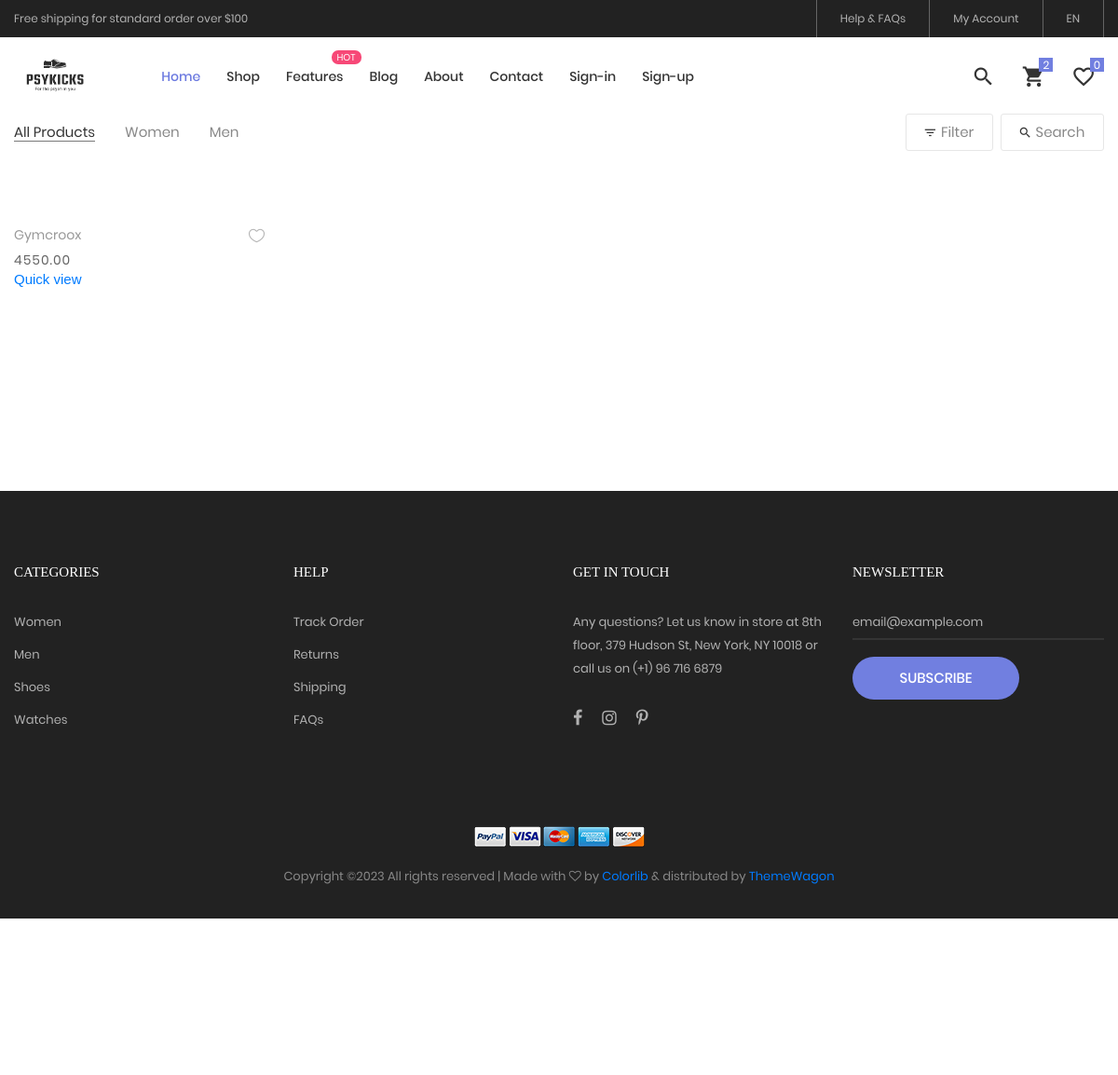
/userproduct/, run on an earlier commit of the app's database.
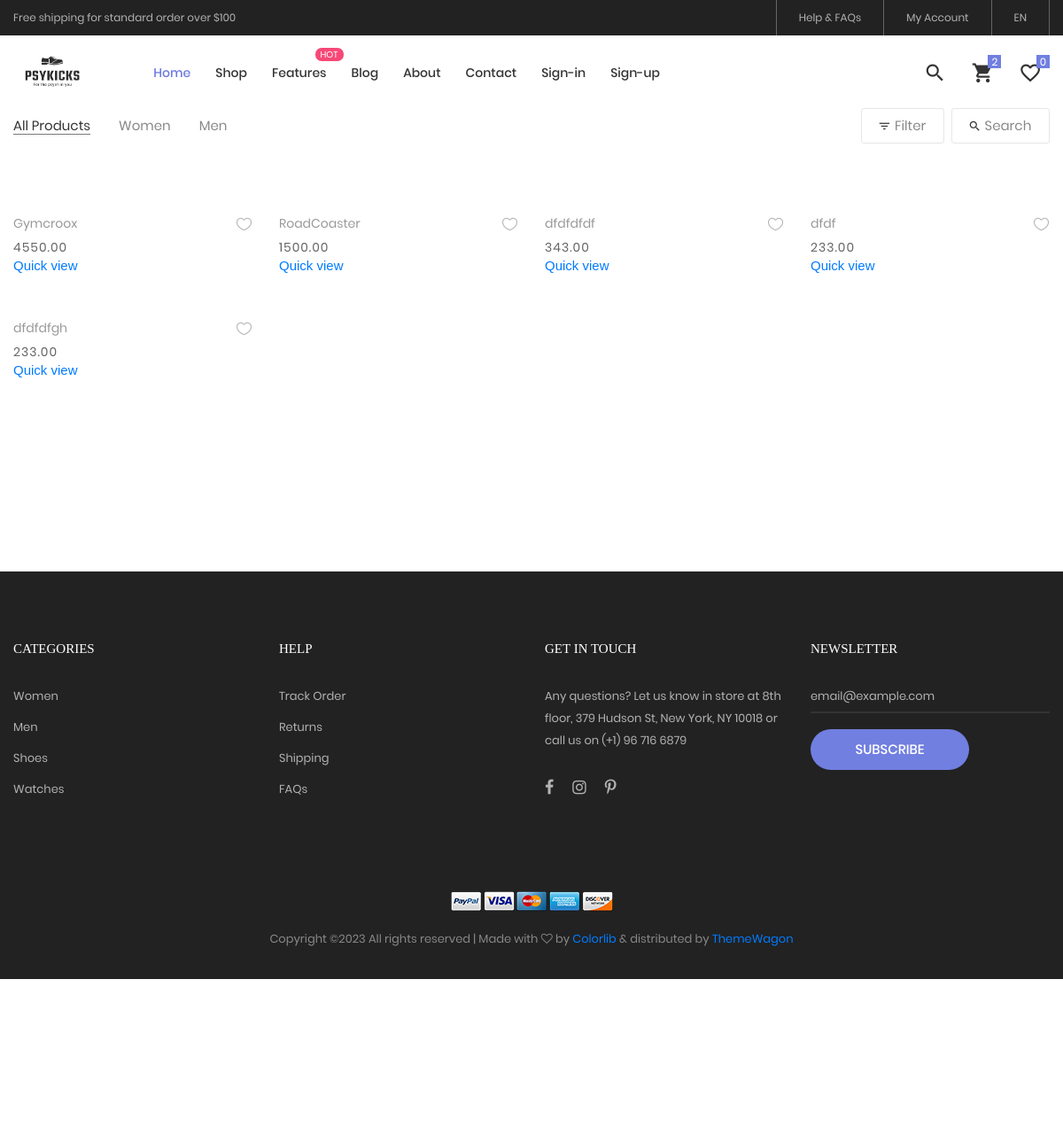
And on a later commit of the database.
### myapp/models.py (models this page shows, shortened)
class Products(models.Model):
    name = models.CharField(max_length=200, unique=True)
    price = models.DecimalField(max_digits=10, decimal_places=2)
    quantity = models.PositiveIntegerField()
    category = models.ForeignKey(Category, on_delete=models.CASCADE)
    description = models.TextField(blank=True)

### myapp/views.py (the view)
# urls.py: path("userproduct/",views.userproduct,name="userproduct"),
def userproduct(request):
        datas=Products.objects.all()
        return render(request,"myapp/userproduct.html",{"datas":datas})

### myapp/templates/myapp/userproduct.html (shortened to what this page needs)
{% extends 'myapp/index.html' %}
{% load static %}
{% block content %}
<div class="bg0 m-t-23 p-b-140">
	<div class="container">
		<div class="flex-w flex-sb-m p-b-52">
			<div class="flex-w flex-l-m filter-tope-group m-tb-10">
				<button class="stext-106 cl6 hov1 bor3 trans-04 m-r-32 m-tb-5 how-active1" data-filter="*">
					All Products
				</button>
				<button class="stext-106 cl6 hov1 bor3 trans-04 m-r-32 m-tb-5" data-filter=".women">
					Women
				</button>
				<button class="stext-106 cl6 hov1 bor3 trans-04 m-r-32 m-tb-5" data-filter=".men">
					Men
				</button>
			</div>
			<div class="flex-w flex-c-m m-tb-10">
				<div class="flex-c-m stext-106 cl6 size-104 bor4 pointer hov-btn3 trans-04 m-r-8 m-tb-4 js-show-filter">
					<i class="icon-filter cl2 m-r-6 fs-15 trans-04 zmdi zmdi-filter-list"></i>
					 Filter
				</div>
				<div class="flex-c-m stext-106 cl6 size-105 bor4 pointer hov-btn3 trans-04 m-tb-4 js-show-search">
					<i class="icon-search cl2 m-r-6 fs-15 trans-04 zmdi zmdi-search"></i>
					Search
				</div>
			</div>
		</div>
		<div class="row isotope-grid">
			{% for i in datas %}
			<div class="col-sm-6 col-md-4 col-lg-3 p-b-35 isotope-item women">
				<div class="block2">
					<div class="block2-txt flex-w flex-t p-t-14">
						<div class="block2-txt-child1 flex-col-l ">
							<a href="product-detail.html" class="stext-104 cl4 hov-cl1 trans-04 js-name-b2 p-b-6">
								{{i.name}}
							</a>
							<span class="stext-105 cl3">
								{{i.price}}
							</span>
							<a href={% url 'pdetails' i.id %}>Quick view</a>
						</div>
						<div class="block2-txt-child2 flex-r p-t-3">
							<a href="#" class="btn-addwish-b2 dis-block pos-relative js-addwish-b2">
								<img class="icon-heart1 dis-block trans-04" src="{% static 'myapp/images/icons/icon-heart-01.png'%}" alt="ICON">
							</a>
						</div>
					</div>
				</div>
			</div>
			{% endfor %}
	</div>
</div>
{% endblock content %}

What changed in the data, as far as the page shows it:
added Products: name "RoadCoaster", price "1500.00"
added Products: name "dfdfdfdf", price "343.00"
added Products: name "dfdf", price "233.00"
added Products: name "dfdfdfgh", price "233.00"
